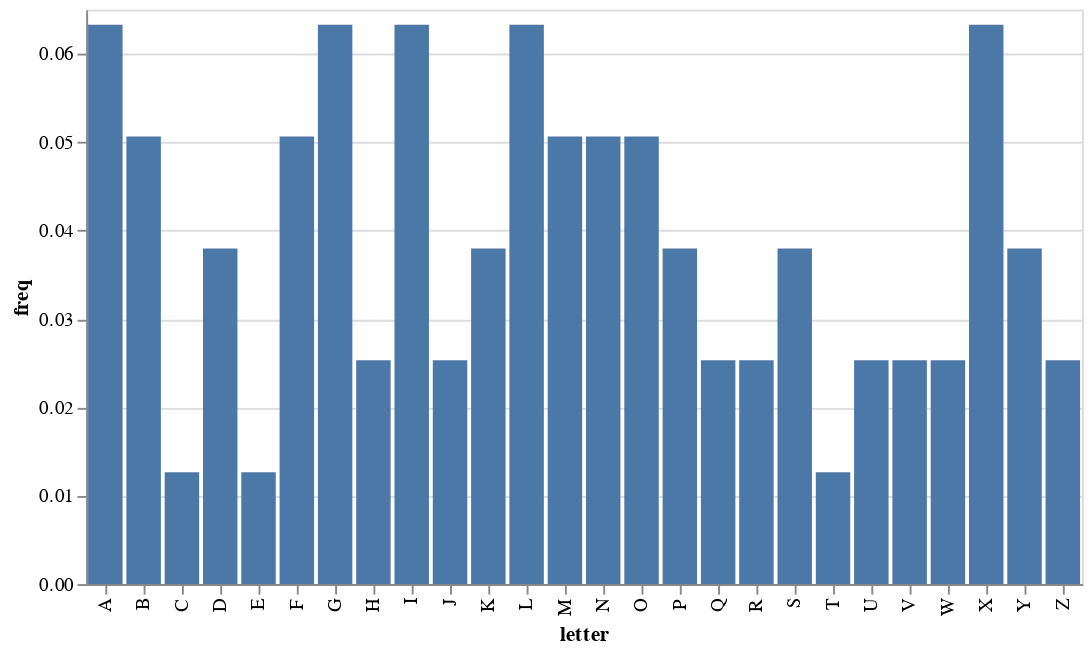

The cell this chart's notebook holds for it:
### Code cell
freq_chart(Y[0::6])

### Figure 1 — Vega-Lite specification as saved in the notebook (floating-point values rounded to 4 significant figures)
{"config": {"view": {"continuousWidth": 400, "continuousHeight": 300}}, "data": {"name": "data-b6883961972237d91a09f4b545be4e9a"}, "mark": "bar", "encoding": {"tooltip": [{"field": "letter", "type": "nominal"}, {"field": "freq", "type": "quantitative"}], "x": {"field": "letter", "scale": {"domain": ["A", "B", "C", "D", "E", "F", "G", "H", "I", "J", "K", "L", "M", "N", "O", "P", "Q", "R", "S", "T", "U", "V", "W", "X", "Y", "Z"]}, "type": "nominal"}, "y": {"field": "freq", "type": "quantitative"}}, "$schema": "https://vega.github.io/schema/vega-lite/v4.17.0.json", "datasets": {"data-b6883961972237d91a09f4b545be4e9a": [{"letter": "A", "freq": 0.06329}, {"letter": "B", "freq": 0.05063}, {"letter": "C", "freq": 0.01266}, {"letter": "D", "freq": 0.03797}, {"letter": "E", "freq": 0.01266}, {"letter": "F", "freq": 0.05063}, {"letter": "G", "freq": 0.06329}, {"letter": "H", "freq": 0.02532}, {"letter": "I", "freq": 0.06329}, {"letter": "J", "freq": 0.02532}, {"letter": "K", "freq": 0.03797}, {"letter": "L", "freq": 0.06329}, {"letter": "M", "freq": 0.05063}, {"letter": "N", "freq": 0.05063}, {"letter": "O", "freq": 0.05063}, {"letter": "P", "freq": 0.03797}, {"letter": "Q", "freq": 0.02532}, {"letter": "R", "freq": 0.02532}, {"letter": "S", "freq": 0.03797}, {"letter": "T", "freq": 0.01266}, {"letter": "U", "freq": 0.02532}, {"letter": "V", "freq": 0.02532}, {"letter": "W", "freq": 0.02532}, {"letter": "X", "freq": 0.06329}, {"letter": "Y", "freq": 0.03797}, {"letter": "Z", "freq": 0.02532}]}}
